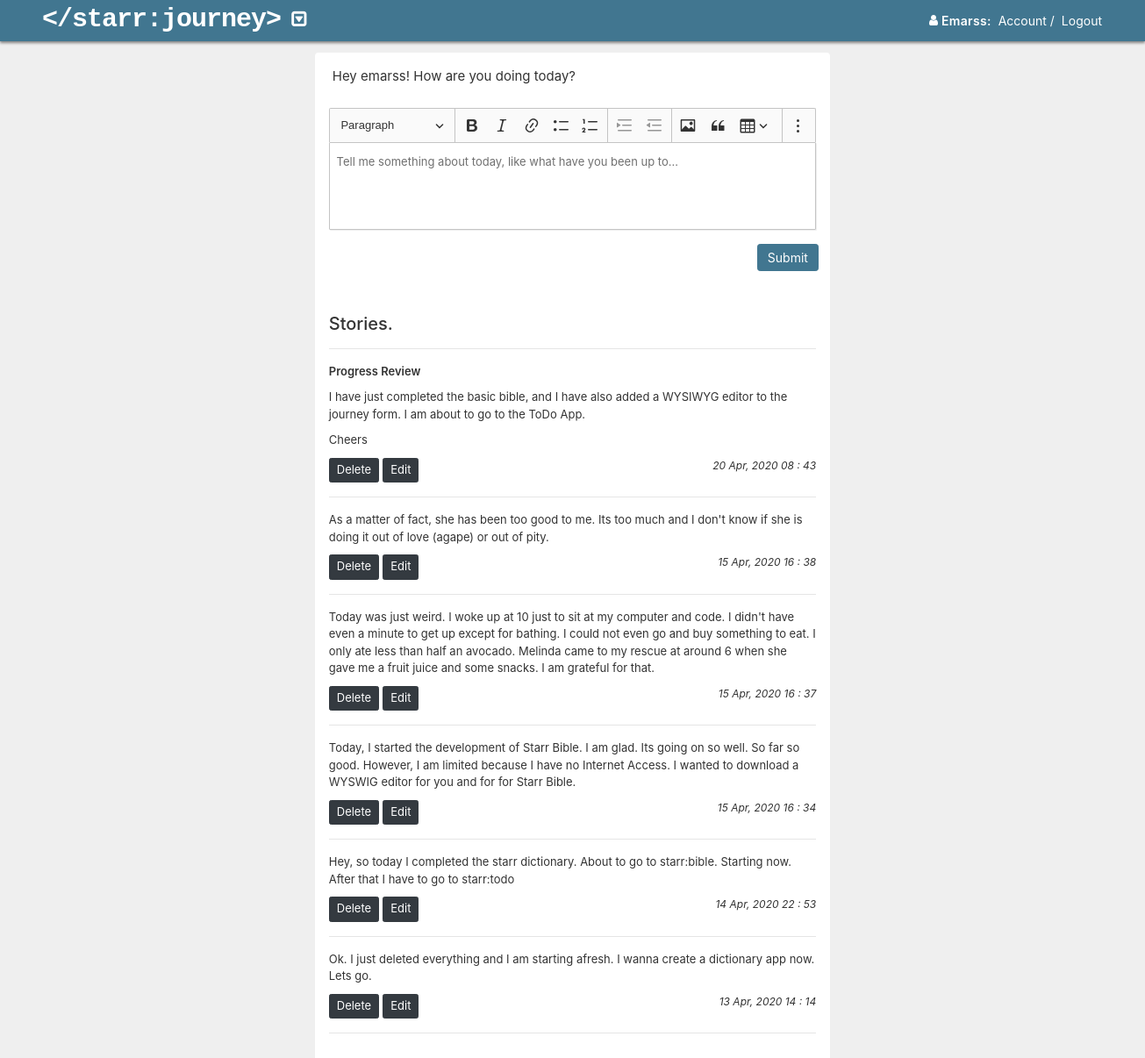
Screenshot of /journey/ (signed in) with the database file from the repository.
### journey/models.py (models this page shows, shortened)
class Journey(models.Model):
	story			= models.TextField();
	user			= models.ForeignKey(User, on_delete=models.CASCADE)
	created_at		= models.DateTimeField(auto_now=True)
	updated_at		= models.DateTimeField(auto_now_add=True)

### journey/views.py (the view)
# urls.py: path('', views.home, name='home'),
@login_required
def home(request, *args, **kwargs):
	context = {}
	if "message" in request.session:
		context['message'] = request.session['message']
		del request.session["message"]
	if "error" in request.session:
		context['error'] = request.session['error']
		del request.session["error"]
	queryset = Journey.objects.filter(user=request.user).order_by("-id")
	context['objects'] = queryset
	context['form'] = StoryForm()
	return render(request, 'journey_home.html', context)

### journey/forms.py
class StoryForm(forms.Form):
	story = forms.CharField()

### journey/templates/journey_home.html (shortened to what this page needs)
{% extends "base.html" %}
{% load static %}
{% block app_name %}journey{% endblock app_name %}
{% block content %}
	<div class="content">
		<div class="row star-journey-outer">
			<div class="star-journey col-6 offset-3 bg-white p-3 rounded">
				<div class="star-head">
					<p class="mb-4 px-1">
						Hey {{ request.user }}! How are you doing today?
					</p>
				</div>
				<div class="star-body">
					<form class="star-form mb-5" id="story_form" method="POST" action="{% url 'journey:home' %}">
						<div class="form-group">
						</div>
						<div class="form-group row">
							<div class="star-journey-sucess col-10"></div>
							<div class="col-2">
								<input type="submit" name="Submit" class="btn btn-primary btn-sm">
							</div>
						</div>
					</form>
					<div class="journey-story-head">
						<h5 class="h5">Stories.</h5>
					</div><hr>
					<div class="journey-stories">
						{% for object in objects %}
							{% include 'includes/story.html' %}
						{% empty %}
							<div class="journey-story">
								<p>Remember, you haven't told me any stories yet.</p>
							</div>
						{% endfor %}
					</div>
				</div>
			</div>
		</div>
	</div>
{% endblock content %}

### templates/base.html (shortened to what this page needs)
<!DOCTYPE html>
<html>
<head>
	{% load static %}
	{% include "includes/head.html" %}
</head>
<body>
	<header class="px-5">
		<div class="logo dropdown">
			<a href=""><span>&lt/starr:{% block app_name %} {% endblock app_name %}&gt</span></a>
			<a href="" class="text-white ml-2" data-toggle="dropdown"><i class="iconmoon icon-caret-square-o-down"></i></a>
		</div>
		<div class="links text-right text-white">
			<i class="icon-user"></i><span class="px-1 username">{{ request.user|title }}:</span>
			<a href="{% url 'logout' %}" class="text-white">Account</a><span class="px-1">/</span>
			<a href="{% url 'logout' %}" class="text-white">Logout</a>
		</div>
	</header>
	{% block content %} {% endblock content %}
</body>
</html>

### journey/templates/includes/story.html
<div class="journey-story" id="story_id_{{ object.id }}">
	{% include 'includes/inner_story.html' %}
</div>
<div class="clearfix"></div><hr>

### journey/templates/includes/inner_story.html
<p>{{ object.story|safe  }}</p>
<a class="btn-xs btn-dark text-white btn px-2" onclick="deleteStory({{ object.id }})">Delete</a>
<a class="btn-xs btn-dark text-white btn px-2" onclick="editStory({{ object.id }})">Edit</a>
<cite class="float-right">{{ object.created_at|date:"d M, Y H : i" }}</cite>

### home/static/css/style.css (style rules this page uses)
.star-journey-outer { padding: 0px 80px; }
.star-head p { font-weight: 400 !important; font-size: 15px; }
.star-body p { font-size: 13px; }
.journey-story cite { font-size: 12px; }
.btn-xs { padding: 3px 7px 4px !important; font-size: 13px !important; }

### home/static/css/nav.css (style rules this page uses)
body, html { min-width: 1280px; background-color: #efefef !important; }
header { width: 100%; position: fixed; background-color: #417690; padding: 0; z-index: 10000; box-shadow: 0px 2px 3px grey; }
.logo { width: 400px; float: left; }
.logo i { font-size: 20px !important; }
.logo span { font-size: 30px; color: #fff; letter-spacing: -1px; font-weight: bolder; font-family: monospace; }
.links { width: calc(100% - 401px); float: left; padding: 13px 0; font-size: 14px; }
.content { padding-top: 60px; position: relative; }
.username { font-weight: 600 !important; letter-spacing: 0.3px; }

### home/static/css/icomoon.css (style rules this page uses)
[class^="icon-"], [class*=" icon-"] { font-family: 'icomoon' !important; speak: none; font-style: normal; font-weight: normal; font-variant: normal; text-transform: none; line-height: 1; -webkit-font-smoothing: antialiased; -moz-osx-font-smoothing: grayscale; }
.icon-user:before { content: "\f007"; }
.icon-caret-square-o-down:before { content: "\f150"; }

### rows the page displays
Journey: story "Progress Review I have just completed the basic bible, and I have also added a WYSIWYG editor to the journey form. I am about to go to the ToDo App. Cheers", created_at "20 Apr, 2020 08 : 43"
Journey: story "As a matter of fact, she has been too good to me. Its too much and I don't know if she is doing it out of love (agape) or out of pity.", created_at "15 Apr, 2020 16 : 38"
Journey: story "Today was just weird. I woke up at 10 just to sit at my computer and code. I didn't have even a minute to get up except for bathing. I could not even go and buy something to eat. I only ate less than half an avocado. Melinda came to my rescue at around 6 when she gave me a fruit juice and some snacks. I am grateful for that.", created_at "15 Apr, 2020 16 : 37"
Journey: story "Today, I started the development of Starr Bible. I am glad. Its going on so well. So far so good. However, I am limited because I have no Internet Access. I wanted to download a WYSWIG editor for you and for for Starr Bible.", created_at "15 Apr, 2020 16 : 34"
Journey: story "Hey, so today I completed the starr dictionary. About to go to starr:bible. Starting now. After that I have to go to starr:todo", created_at "14 Apr, 2020 22 : 53"
Journey: story "Ok. I just deleted everything and I am starting afresh. I wanna create a dictionary app now. Lets go.", created_at "13 Apr, 2020 14 : 14"

### other values shown
{{ request.user|title }} "Emarss"
{{ request.user }} "emarss"
